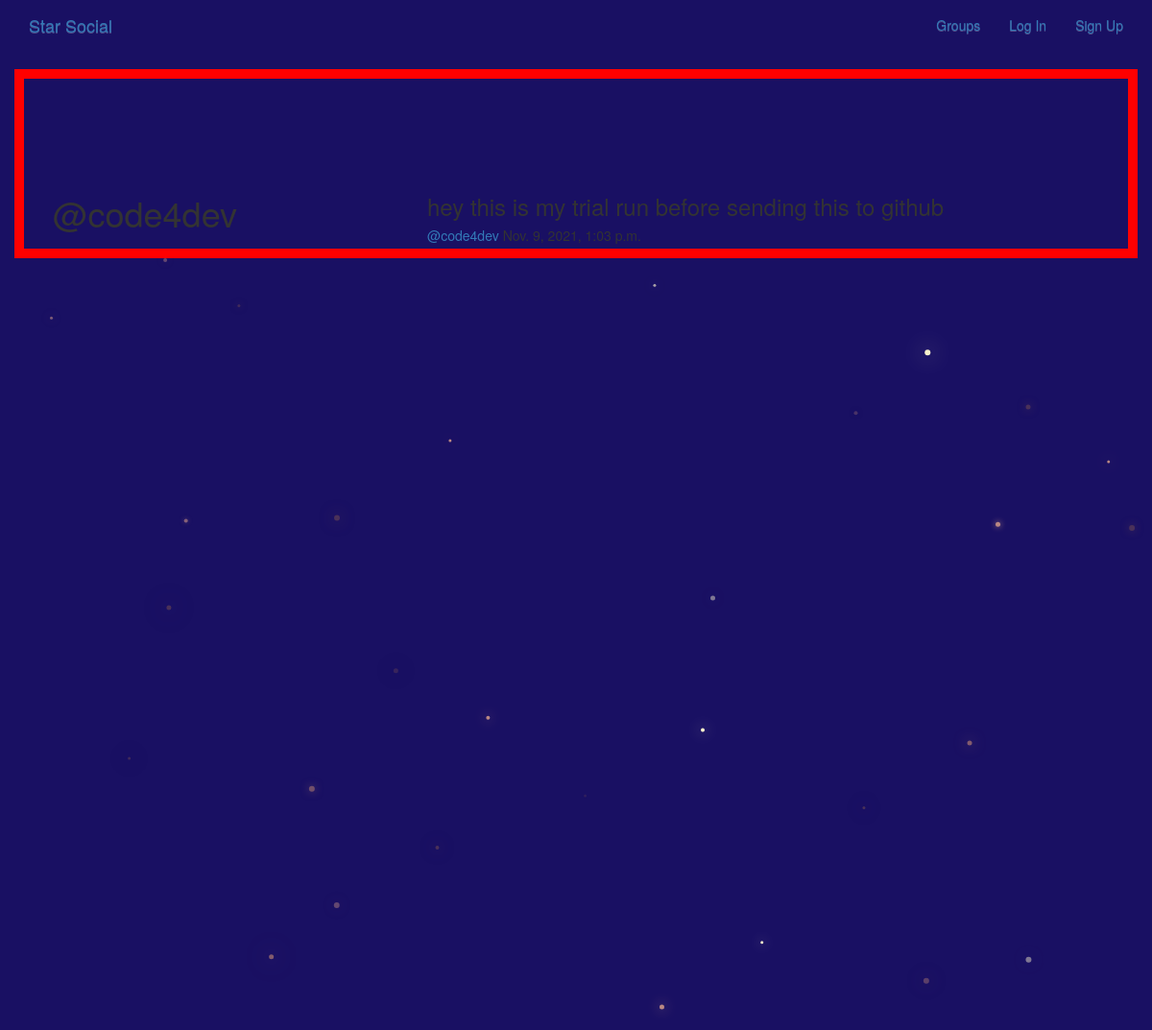
The app's page /posts/by/code4dev/ with its own data.
### posts/models.py (models this page shows, shortened)
class Post(models.Model):
    user = models.ForeignKey(User, related_name='posts',
                             on_delete=models.CASCADE)
    created_at = models.DateTimeField(auto_now=True)
    message = models.TextField()
    message_html = models.TextField(editable=False)
    group = models.ForeignKey(
        Group, related_name='posts', on_delete=models.CASCADE,
        blank=True, null=True)
    class Meta:
        ordering = ['-created_at']
        unique_together = ['user', 'message', 'created_at']

### posts/views.py (the view)
# urls.py: path('by/<username>/', views.UserPosts.as_view(), name='for_user'),
class UserPosts(generic.ListView):
    model = models.Post
    template_name = 'posts/user_post_list.html'
    def get_queryset(self):
        try:
            self.post_user = User.objects.prefetch_related('posts').get(
                username__iexact=self.kwargs.get('username')
            )
        except User.DoesNotExist:
            raise Http404
        else:
            return self.post_user.posts.all()
    def get_context_data(self, **kwargs):
        context = super().get_context_data(**kwargs)
        context['post_user'] = self.post_user
        return context

### posts/templates/posts/user_post_list.html
{% extends "posts/post_base.html" %}
{% block prepost %}
<div class="col-md-4">
  <h1>@{{post_user.username}}</h1>
</div>
{% endblock%}
{% block post_content %}
<div class="col-md-8">
  {% for post in post_list %}
    {% include "posts/_post.html"%}
  {% endfor %}
</div>
{% endblock %}

### posts/templates/posts/_post.html (shortened to what this page needs)
<div class="post media">
  <h3>{{post.message_html|safe}}</h3>
  <div class="media-body">
    <h5 class='media-heading'>
    <span class='username'>
      <a href="{% url 'posts:for_user' username=post.user.username %}">@{{post.user.username}}</a>
    </span>
    <time class='time'>
      {{post.created_at}}
    </time>
    </h5>
  </div>
</div>

### static/css/master.css (style rules this page uses)
html, body { height: 100%; width: 100%; overflow: hidden; background: #191063; margin: 0; }

### records on screen
Post: message_html "hey this is my trial run before sending this to github", user.username "code4dev", created_at "Nov. 9, 2021, 1:03 p.m."

### other values on screen
{{ post_user.username }} "code4dev"
